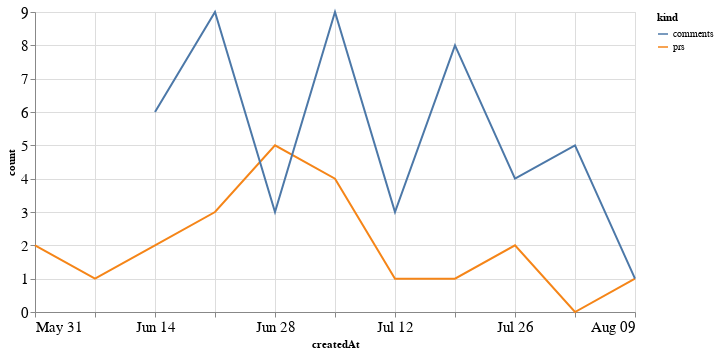

Write notebook code for a chart like this one.
### Code cell
alt.Chart(total_time, width=600).mark_line().encode(
    x='createdAt',
    y='count',
    color='kind'
)

### Figure 1 — Vega-Lite specification as saved in the notebook (floating-point values rounded to 4 significant figures)
{"config": {"axisLeft": {"labelFontSize": 15}, "axisBottom": {"labelFontSize": 15}}, "data": {"name": "data-0429af7d942dc18de8041c0ab1fa1432"}, "mark": "line", "encoding": {"color": {"type": "nominal", "field": "kind"}, "x": {"type": "temporal", "field": "createdAt"}, "y": {"type": "quantitative", "field": "count"}}, "width": 600, "$schema": "https://vega.github.io/schema/vega-lite/v4.8.1.json", "datasets": {"data-0429af7d942dc18de8041c0ab1fa1432": [{"createdAt": "2020-05-31T00:00:00", "kind": "prs", "count": 2.0}, {"createdAt": "2020-06-07T00:00:00", "kind": "prs", "count": 1.0}, {"createdAt": "2020-06-14T00:00:00", "kind": "prs", "count": 2.0}, {"createdAt": "2020-06-21T00:00:00", "kind": "prs", "count": 3.0}, {"createdAt": "2020-06-28T00:00:00", "kind": "prs", "count": 5.0}, {"createdAt": "2020-07-05T00:00:00", "kind": "prs", "count": 4.0}, {"createdAt": "2020-07-12T00:00:00", "kind": "prs", "count": 1.0}, {"createdAt": "2020-07-19T00:00:00", "kind": "prs", "count": 1.0}, {"createdAt": "2020-07-26T00:00:00", "kind": "prs", "count": 2.0}, {"createdAt": "2020-08-02T00:00:00", "kind": "prs", "count": 0.0}, {"createdAt": "2020-08-09T00:00:00", "kind": "prs", "count": 1.0}, {"createdAt": "2020-05-31T00:00:00", "kind": "comments", "count": null}, {"createdAt": "2020-06-07T00:00:00", "kind": "comments", "count": null}, {"createdAt": "2020-06-14T00:00:00", "kind": "comments", "count": 6.0}, {"createdAt": "2020-06-21T00:00:00", "kind": "comments", "count": 9.0}, {"createdAt": "2020-06-28T00:00:00", "kind": "comments", "count": 3.0}, {"createdAt": "2020-07-05T00:00:00", "kind": "comments", "count": 9.0}, {"createdAt": "2020-07-12T00:00:00", "kind": "comments", "count": 3.0}, {"createdAt": "2020-07-19T00:00:00", "kind": "comments", "count": 8.0}, {"createdAt": "2020-07-26T00:00:00", "kind": "comments", "count": 4.0}, {"createdAt": "2020-08-02T00:00:00", "kind": "comments", "count": 5.0}, {"createdAt": "2020-08-09T00:00:00", "kind": "comments", "count": 1.0}]}}
